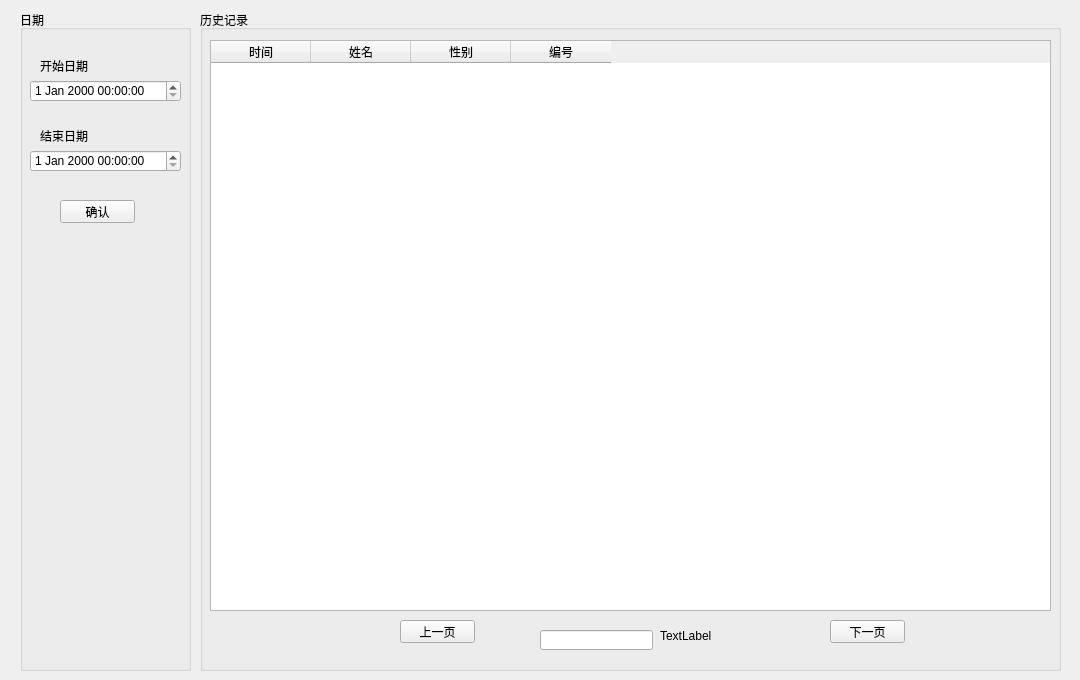
<?xml version="1.0" encoding="UTF-8"?>
<ui version="4.0">
 <class>HistoryView</class>
 <widget class="QWidget" name="HistoryView">
  <property name="geometry">
   <rect>
    <x>0</x>
    <y>0</y>
    <width>1080</width>
    <height>680</height>
   </rect>
  </property>
  <property name="sizePolicy">
   <sizepolicy hsizetype="Expanding" vsizetype="Expanding">
    <horstretch>0</horstretch>
    <verstretch>0</verstretch>
   </sizepolicy>
  </property>
  <property name="windowTitle">
   <string>Form</string>
  </property>
  <widget class="QGroupBox" name="boxDate">
   <property name="geometry">
    <rect>
     <x>20</x>
     <y>10</y>
     <width>171</width>
     <height>661</height>
    </rect>
   </property>
   <property name="title">
    <string>日期</string>
   </property>
   <widget class="QLabel" name="textStartDate">
    <property name="geometry">
     <rect>
      <x>20</x>
      <y>50</y>
      <width>54</width>
      <height>12</height>
     </rect>
    </property>
    <property name="text">
     <string>开始日期</string>
    </property>
   </widget>
   <widget class="QLabel" name="textEndDate">
    <property name="geometry">
     <rect>
      <x>20</x>
      <y>120</y>
      <width>54</width>
      <height>12</height>
     </rect>
    </property>
    <property name="text">
     <string>结束日期</string>
    </property>
   </widget>
   <widget class="QDateTimeEdit" name="edStartTime">
    <property name="geometry">
     <rect>
      <x>10</x>
      <y>70</y>
      <width>151</width>
      <height>22</height>
     </rect>
    </property>
   </widget>
   <widget class="QDateTimeEdit" name="edEndTime">
    <property name="geometry">
     <rect>
      <x>10</x>
      <y>140</y>
      <width>151</width>
      <height>22</height>
     </rect>
    </property>
   </widget>
   <widget class="QPushButton" name="btnSearchByTime">
    <property name="geometry">
     <rect>
      <x>40</x>
      <y>190</y>
      <width>75</width>
      <height>23</height>
     </rect>
    </property>
    <property name="text">
     <string>确认</string>
    </property>
   </widget>
  </widget>
  <widget class="QGroupBox" name="boxRecord">
   <property name="geometry">
    <rect>
     <x>200</x>
     <y>10</y>
     <width>861</width>
     <height>661</height>
    </rect>
   </property>
   <property name="title">
    <string>历史记录</string>
   </property>
   <widget class="QTableWidget" name="recordTable">
    <property name="geometry">
     <rect>
      <x>10</x>
      <y>30</y>
      <width>841</width>
      <height>571</height>
     </rect>
    </property>
    <property name="minimumSize">
     <size>
      <width>841</width>
      <height>0</height>
     </size>
    </property>
    <property name="textElideMode">
     <enum>Qt::ElideRight</enum>
    </property>
    <column>
     <property name="text">
      <string>时间</string>
     </property>
    </column>
    <column>
     <property name="text">
      <string>姓名</string>
     </property>
    </column>
    <column>
     <property name="text">
      <string>性别</string>
     </property>
    </column>
    <column>
     <property name="text">
      <string>编号</string>
     </property>
    </column>
   </widget>
   <widget class="QPushButton" name="btnPrePage">
    <property name="geometry">
     <rect>
      <x>200</x>
      <y>610</y>
      <width>75</width>
      <height>23</height>
     </rect>
    </property>
    <property name="text">
     <string>上一页</string>
    </property>
   </widget>
   <widget class="QPushButton" name="btnNextPage">
    <property name="geometry">
     <rect>
      <x>630</x>
      <y>610</y>
      <width>75</width>
      <height>23</height>
     </rect>
    </property>
    <property name="text">
     <string>下一页</string>
    </property>
   </widget>
   <widget class="QLineEdit" name="textNowPage">
    <property name="geometry">
     <rect>
      <x>340</x>
      <y>620</y>
      <width>113</width>
      <height>20</height>
     </rect>
    </property>
   </widget>
   <widget class="QLabel" name="textPageNum">
    <property name="geometry">
     <rect>
      <x>460</x>
      <y>620</y>
      <width>54</width>
      <height>12</height>
     </rect>
    </property>
    <property name="text">
     <string>TextLabel</string>
    </property>
   </widget>
  </widget>
 </widget>
 <resources/>
 <connections/>
</ui>
